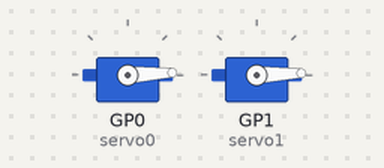
This program was run on a simulated Raspberry Pi Pico running MicroPython. Shown: 2 × servo. Servo angles are drawn from the pulse width (0.5 ms = 0°, 2.5 ms = 180°); what the program prints to the serial console is not drawn.

Above: at 0.05 s.
At 0.45 s:
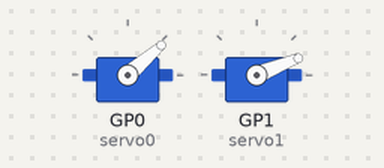
At 0.9 s:
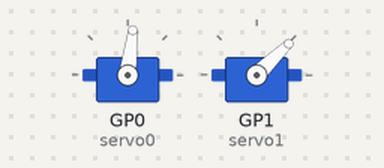
At 2.0 s:
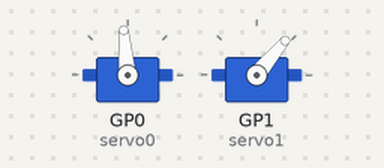
Timing chart, 0 to 4.6 s (numbered marks = the images above):
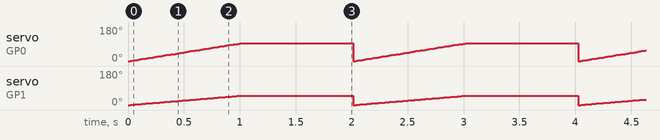

The program:

srervos.py
```python
from machine import Pin, PWM
import uasyncio as asyncio

servo0 = PWM(Pin(0))  # Servo que va hasta 180°
servo1 = PWM(Pin(1))  # Servo que va hasta 94°

servo0.freq(50)
servo1.freq(50)

def set_servo(servo, angle):
    # Convierte ángulo en señal PWM (duty cycle)
    duty = int(1638 + (angle / 180) * (8192 - 1638))
    servo.duty_u16(duty)

def print_state(angle0, angle1):
    print(f"Servo0: {angle0:.1f}°, Servo1: {angle1:.1f}°")

async def sweep_servos():
    angle = 0
    direction = 1

    while True:
        # Servo0 se mueve de 0 a 180
        angle0 = angle

        # Servo1 se mueve proporcionalmente hasta 94°
        angle1 = (angle / 180) * 94

        # Aplicamos movimiento
        set_servo(servo0, angle0)
        set_servo(servo1, angle1)
        print_state(angle0, angle1)

        await asyncio.sleep(0.01)

        # Si servo1 llegó a 50° exactos (con tolerancia), reiniciamos
        if 49.5 <= angle1 <= 50.5:
            print("Servo1 llegó a 50°. Reiniciando...")
            angle = 0
            direction = 1
            await asyncio.sleep(1)
            continue

        # Continuamos movimiento
        angle += direction
        if angle >= 180:
            angle = 180
            direction = -1
        elif angle <= 0:
            angle = 0
            direction = 1

asyncio.run(sweep_servos())
```

Measured:
- by itself, servo on GP0 (servo0): ramps from 0° to 95° and jumps back, once every 2.0 s
- by itself, servo on GP1 (servo1): ramps from 0° to 50° and jumps back, once every 2.0 s
